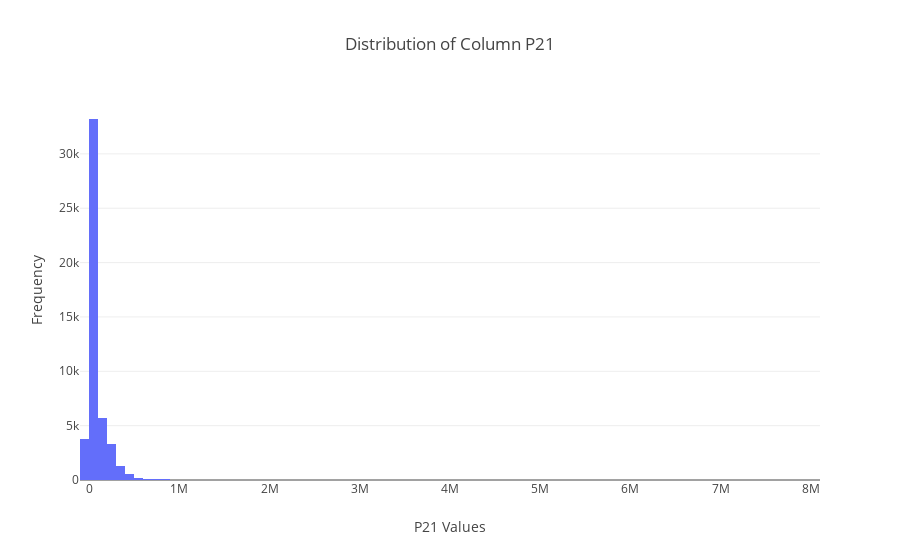

Notebook source saved alongside this figure:
### Code cell
import pandas as pd
import plotly.express as px
P21_column = df['P21']

# Create a histogram to visualize the distribution
fig = px.histogram(df, x='P21', nbins=100, title='Distribution of Column P21')
fig.update_layout(xaxis_title='P21 Values', yaxis_title='Frequency', template = None)
fig.show()

### Figure 1 — Plotly figure (JSON) as saved in the notebook; plotly's stock layout.template omitted (floating-point values rounded to 4 significant figures; data arrays with more than 128 entries replaced by an {"elided": "..."} marker saying what was removed)
{"data": [{"alignmentgroup": "True", "bingroup": "x", "hovertemplate": "P21=%{x}<br>count=%{y}<extra></extra>", "legendgroup": "", "marker": {"color": "#636efa", "pattern": {"shape": ""}}, "name": "", "nbinsx": 100, "offsetgroup": "", "orientation": "v", "showlegend": false, "type": "histogram", "x": {"elided": "48335 int values"}, "xaxis": "x", "yaxis": "y"}], "layout": {"barmode": "relative", "legend": {"tracegroupgap": 0}, "title": {"text": "Distribution of Column P21"}, "xaxis": {"anchor": "y", "domain": [0, 1], "title": {"text": "P21 Values"}}, "yaxis": {"anchor": "x", "domain": [0, 1], "title": {"text": "Frequency"}}}}
